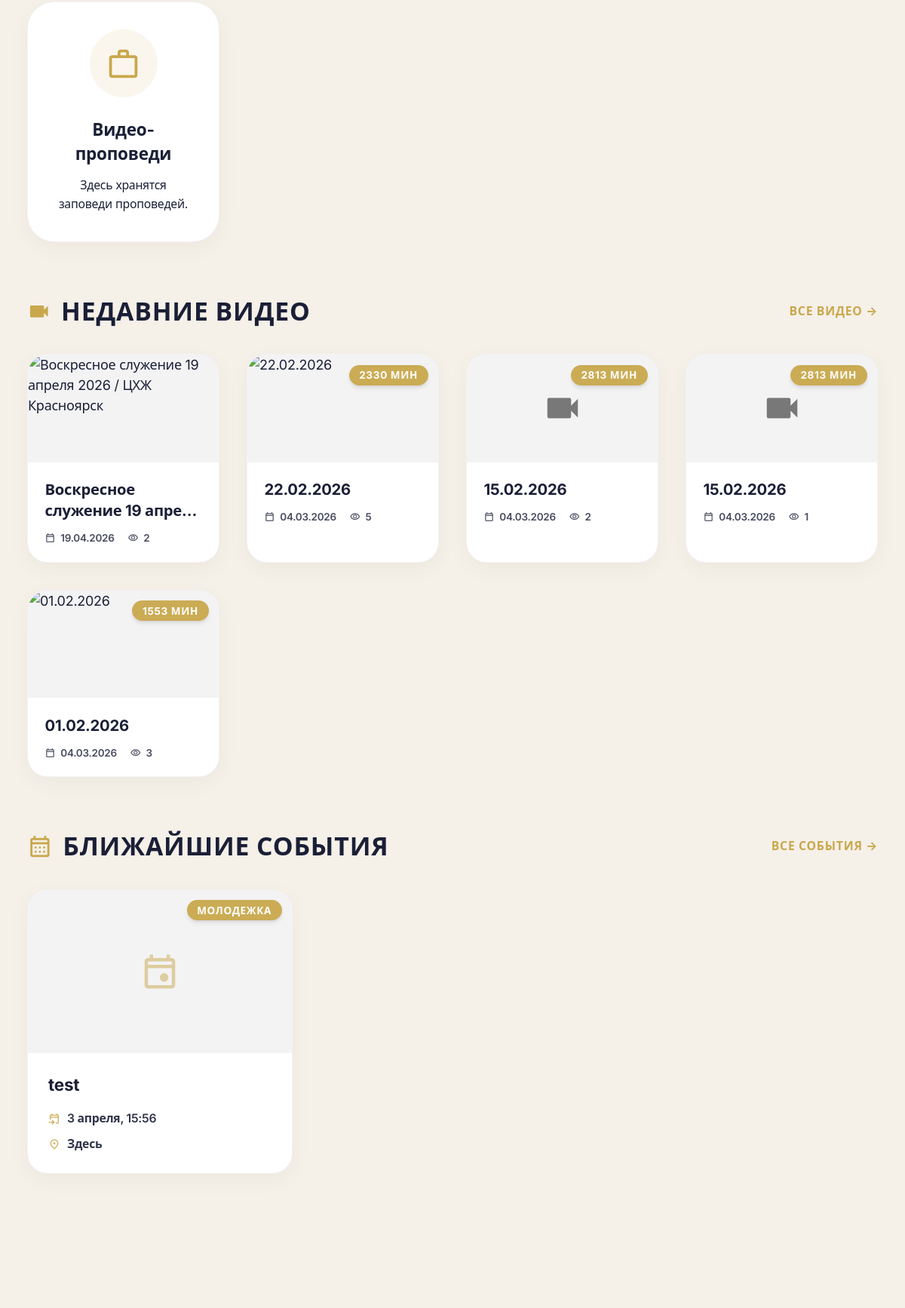
Before: /library/ (middle part) with the older database file.
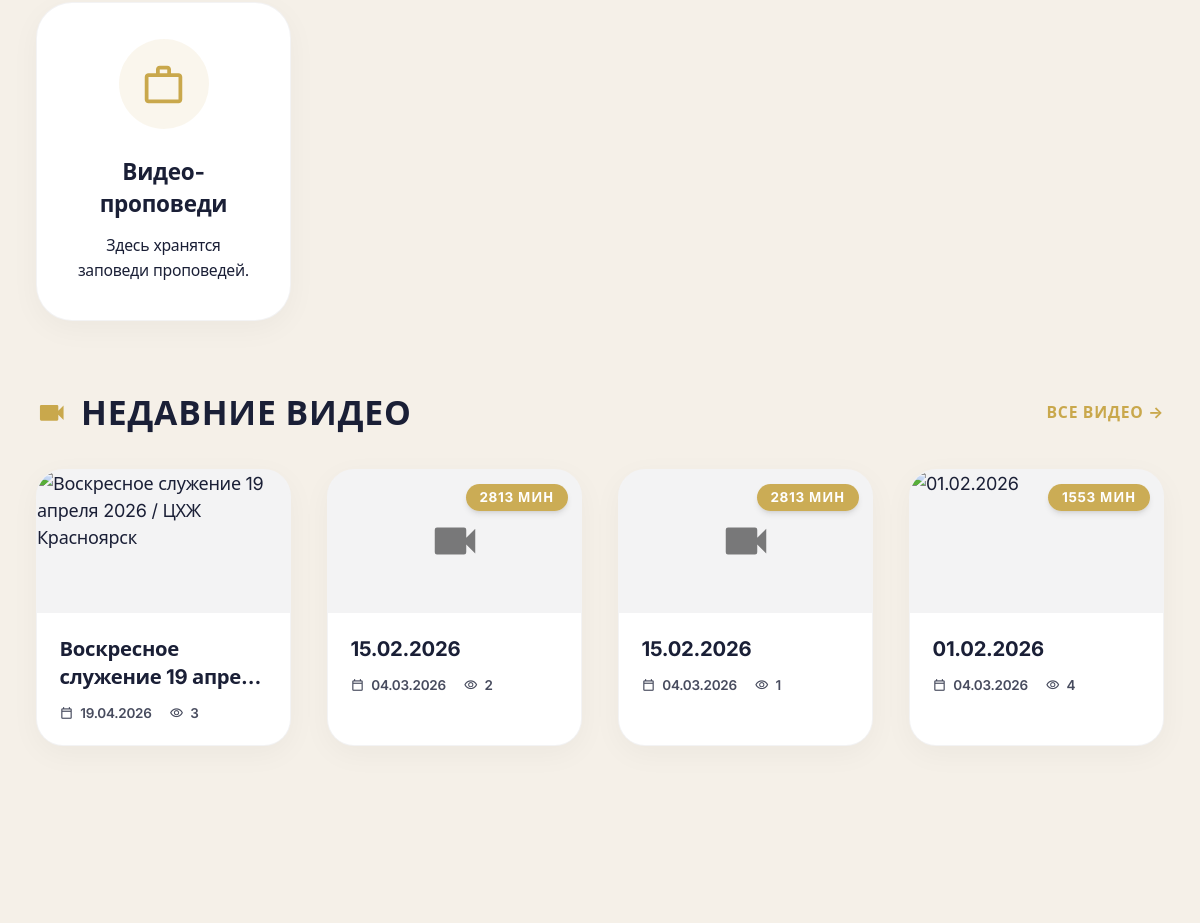
After: the same page with the newer database file.
### church_app/models.py (models this page shows, shortened)
class Category(models.Model):
    CATEGORY_TYPES = [
        ('video', 'Видео'),
        ('bible', 'Чтение Библии'),
        ('events', 'События'),
        ('calendar', 'Календарь'),
        ('kids', 'Детский раздел'),
    ]
    name = models.CharField(max_length=100, verbose_name="Название")
    slug = models.SlugField(unique=True, verbose_name="URL")
    category_type = models.CharField(max_length=20, choices=CATEGORY_TYPES, verbose_name="Тип")
    icon = models.CharField(max_length=50, default='fa-folder', verbose_name="Иконка FontAwesome")
    description = models.TextField(blank=True, verbose_name="Описание")
    image = models.ImageField(upload_to='categories/', blank=True, null=True, verbose_name="Изображение")
    order = models.IntegerField(default=0, verbose_name="Порядок")
    is_active = models.BooleanField(default=True, verbose_name="Активна")
    created_at = models.DateTimeField(auto_now_add=True)
    class Meta:
        ordering = ['order', 'name']
        verbose_name = "Категория"
        verbose_name_plural = "Категории"

class Video(models.Model):
    title = models.CharField(max_length=200, verbose_name="Название")
    description = models.TextField(verbose_name="Описание")
    category = models.ForeignKey(Category, on_delete=models.CASCADE, related_name='videos', limit_choices_to={'category_type': 'video'})
    video_file = models.FileField(upload_to='videos/', blank=True, null=True, verbose_name="Видео файл")
    youtube_url = models.URLField(blank=True, null=True, verbose_name="YouTube ссылка")
    rutube_url = models.URLField(blank=True, null=True, verbose_name="Rutube ссылка")
    thumbnail = models.ImageField(upload_to='video_thumbnails/', blank=True, null=True, verbose_name="Превью")
    duration = models.IntegerField(default=0, help_text="Длительность в секундах", verbose_name="Длительность")
    views_count = models.IntegerField(default=0, verbose_name="Просмотры")
    is_featured = models.BooleanField(default=False, verbose_name="Рекомендуемое")
    order = models.IntegerField(default=0, verbose_name="Порядок")
    is_active = models.BooleanField(default=True, verbose_name="Активно")
    created_at = models.DateTimeField(auto_now_add=True)
    updated_at = models.DateTimeField(auto_now=True)
    class Meta:
        ordering = ['-is_featured', 'order', '-created_at']
        verbose_name = "Видео"
        verbose_name_plural = "Видео"

class Event(models.Model):
    title = models.CharField(max_length=200, verbose_name="Название")
    slug = models.SlugField(max_length=200, unique=True, null=True, blank=True, verbose_name="URL")
    description = models.TextField(verbose_name="Описание")
    event_type = models.CharField(max_length=50, choices=[
        ('service', 'Богослужение'),
        ('youth', 'Молодежка'),
        ('kids', 'Детское служение'),
        ('study', 'Библейский урок'),
        ('prayer', 'Молитвенное собрание'),
        ('special', 'Особое событие'),
    ], default='service', verbose_name="Тип события")
    start_date = models.DateTimeField(verbose_name="Дата начала")
    end_date = models.DateTimeField(verbose_name="Дата окончания")
    location = models.CharField(max_length=200, verbose_name="Место проведения")
    address = models.TextField(blank=True, verbose_name="Адрес")
    image = models.ImageField(upload_to='events/', blank=True, null=True, verbose_name="Изображение")
    max_participants = models.IntegerField(default=0, help_text="0 = без ограничений", verbose_name="Макс. участников")
    is_active = models.BooleanField(default=True, verbose_name="Активно")
    is_featured = models.BooleanField(default=False, verbose_name="Рекомендуемое")
    created_at = models.DateTimeField(auto_now_add=True)
    class Meta:
        ordering = ['start_date']
        verbose_name = "Событие"
        verbose_name_plural = "События"

### church_app/views_library.py (the view)
# urls.py: path('library/', views_library.library_home, name='library_home'),
def library_home(request):
    categories = Category.objects.filter(is_active=True).order_by('order')
    recent_videos = Video.objects.filter(is_active=True).order_by('-created_at')[:6]
    upcoming_events = Event.objects.filter(
        is_active=True,
        end_date__gte=timezone.now()
    ).order_by('start_date')[:3]
    kids_content = KidsContent.objects.filter(is_active=True).order_by('-is_featured', '-created_at')[:4]
    today = timezone.localdate()
    daily_verse = (
        DailyVerse.objects.filter(date=today).first()
        or DailyVerse.objects.order_by('-date').first()
    )
    context = {
        'categories': categories,
        'recent_videos': recent_videos,
        'upcoming_events': upcoming_events,
        'kids_content': kids_content,
        'daily_verse': daily_verse,
    }
    return render(request, 'library/home.html', context)

### templates/library/home.html (shortened to what the changed rows need)
{% extends "base.html" %}
{% load static %}
{% block main_class %}flex-grow relative bg-background-light{% endblock %}
{% block content %}
<div class="max-w-7xl mx-auto px-4 sm:px-6 lg:px-8 py-16 pb-24">
    {% if categories %}
    <div class="grid grid-cols-1 sm:grid-cols-2 lg:grid-cols-4 gap-6 sm:gap-8 mb-16">
        {% for category in categories %}
        <a href="{% url 'library_category' category.slug %}" class="group bg-white rounded-[2rem] p-8 text-center border border-navy/5 shadow-[0_8px_30px_rgba(0,0,0,0.04)] hover:-translate-y-2 hover:shadow-[0_20px_40px_rgba(0,0,0,0.08)] hover:border-primary transition-all duration-300">
            <div class="w-20 h-20 mx-auto bg-primary/10 rounded-full flex items-center justify-center mb-6 group-hover:bg-primary transition-colors duration-300">
                <svg class="w-10 h-10 text-primary fill-current group-hover:text-white transition-colors duration-300" viewBox="0 0 24 24">
                    {% if category.icon == 'fa-video' %}
                    <path d="M17 10.5V7a1 1 0 0 0-1-1H4a1 1 0 0 0-1 1v10a1 1 0 0 0 1 1h12a1 1 0 0 0 1-1v-3.5l4 4v-11l-4 4z"/>
                    {% elif category.icon == 'fa-bible' %}
                    <path d="M4 6H2v14c0 1.1.9 2 2 2h14v-2H4V6zm16-4H8c-1.1 0-2 .9-2 2v12c0 1.1.9 2 2 2h12c1.1 0 2-.9 2-2V4c0-1.1-.9-2-2-2z"/>
                    {% elif category.icon == 'fa-calendar' %}
                    <path d="M20 3h-1V1h-2v2H7V1H5v2H4c-1.1 0-2 .9-2 2v16c0 1.1.9 2 2 2h16c1.1 0 2-.9 2-2V5c0-1.1-.9-2-2-2zm0 18H4V8h16v13z"/>
                    {% elif category.icon == 'fa-child' %}
                    <path d="M12 12c-1.1 0-2-.9-2-2s.9-2 2-2 2 .9 2 2-.9 2-2 2zm0 2c-1.66 0-5 1.34-5 4v2h10v-2c0-2.66-3.34-4-5-4z"/>
                    {% else %}
                    <path d="M20 6h-4V4c0-1.1-.9-2-2-2h-4c-1.1 0-2 .9-2 2v2H4c-1.1 0-2 .9-2 2v12c0 1.1.9 2 2 2h16c1.1 0 2-.9 2-2V8c0-1.1-.9-2-2-2zM10 4h4v2h-4V4zm10 16H4V8h16v12z"/>
                    {% endif %}
                </svg>
            </div>
            <h3 class="text-xl font-bold text-navy mb-3">{{ category.name }}</h3>
            <p class="text-txt-sub text-sm leading-relaxed">{{ category.description|truncatechars:80 }}</p>
        </a>
        {% endfor %}
    </div>
    {% endif %}
    {% if recent_videos %}
    <div class="flex items-center justify-between gap-4 mb-8 flex-wrap">
        <div class="flex items-center gap-3">
            <h2 class="text-2xl sm:text-3xl font-bold text-navy uppercase tracking-wide">Недавние видео</h2>
        </div>
    </div>
    <div class="grid grid-cols-1 sm:grid-cols-2 lg:grid-cols-4 gap-6 sm:gap-8 mb-16">
        {% for video in recent_videos %}
        <a href="{% url 'video_detail' video.id %}" class="group bg-white rounded-3xl overflow-hidden border border-navy/5 shadow-[0_8px_30px_rgba(0,0,0,0.04)] hover:-translate-y-1.5 hover:shadow-[0_20px_40px_rgba(0,0,0,0.08)] hover:border-primary transition-all duration-300">
            <div class="relative aspect-video bg-navy/5 flex items-center justify-center overflow-hidden">
                {% if video.duration %}
                <div class="absolute top-3 right-3 bg-primary/95 text-white px-3 py-1 rounded-full text-xs font-bold uppercase tracking-wider backdrop-blur-sm shadow-md">
                    {{ video.duration }} мин
                </div>
                {% endif %}
            </div>
            <div class="p-5">
                <div class="font-bold text-navy text-lg mb-3 line-clamp-2 leading-snug group-hover:text-primary transition-colors">{{ video.title }}</div>
                <div class="flex items-center gap-4 text-xs font-semibold text-txt-sub opacity-80">
                    <span class="flex items-center gap-1.5">
                        <span class="material-symbols-outlined text-[14px]">calendar_today</span>
                        {{ video.created_at|date:"d.m.Y" }}
                    </span>
                    <span class="flex items-center gap-1.5">
                        <span class="material-symbols-outlined text-[14px]">visibility</span>
                        {{ video.views_count }}
                    </span>
                </div>
            </div>
        </a>
        {% endfor %}
    </div>
    {% endif %}
    {% if upcoming_events %}
    <div class="flex items-center justify-between gap-4 mb-8 flex-wrap">
        <div class="flex items-center gap-3">
            <span class="material-symbols-outlined text-primary text-3xl">calendar_month</span>
            <h2 class="text-2xl sm:text-3xl font-bold text-navy uppercase tracking-wide">Ближайшие события</h2>
        </div>
        <a href="{% url 'events_list' %}" class="text-primary font-bold uppercase tracking-wider text-sm hover:text-primary-hover transition-colors">
            Все события &rarr;
        </a>
    </div>
    <div class="grid grid-cols-1 sm:grid-cols-2 lg:grid-cols-3 gap-6 sm:gap-8 mb-16">
        {% for event in upcoming_events %}
        <a href="{% url 'event_detail' slug=event.slug %}" class="group bg-white rounded-3xl overflow-hidden border border-navy/5 shadow-[0_8px_30px_rgba(0,0,0,0.04)] hover:-translate-y-1.5 hover:shadow-[0_20px_40px_rgba(0,0,0,0.08)] hover:border-primary transition-all duration-300">
            <div class="relative h-48 bg-navy/5 flex items-center justify-center overflow-hidden">
                {% if event.image %}
                <img src="{{ event.image.url }}" alt="{{ event.title }}" loading="lazy" class="w-full h-full object-cover group-hover:scale-105 transition-transform duration-500">
                {% else %}
                <span class="material-symbols-outlined text-primary text-5xl opacity-50">event</span>
                {% endif %}
                <div class="absolute top-3 right-3 bg-primary/95 text-white px-3 py-1 rounded-full text-xs font-bold uppercase tracking-wider backdrop-blur-sm shadow-md">
                    {{ event.get_event_type_display }}
                </div>
            </div>
            <div class="p-6">
                <div class="font-bold text-navy text-xl mb-4 line-clamp-2 leading-snug group-hover:text-primary transition-colors">{{ event.title }}</div>
                <div class="flex flex-col gap-2.5 text-sm font-semibold text-txt-sub opacity-90">
                    <span class="flex items-center gap-2">
                        <span class="material-symbols-outlined text-[16px] text-primary">event_upcoming</span>
                        {{ event.start_date|date:"j E, H:i" }}
                    </span>
                    <span class="flex items-center gap-2">
                        <span class="material-symbols-outlined text-[16px] text-primary">location_on</span>
                        {{ event.location|truncatechars:35 }}
                    </span>
                </div>
            </div>
        </a>
        {% endfor %}
    </div>
    {% endif %}
</div>
{% endblock %}

Changed rows visible on the page:
removed Video: duration "2330", title "22.02.2026", created_at "04.03.2026", views_count "5"
removed Event: event_type "МОЛОДЕЖКА", title "test", start_date "3 апреля, 15:56", location "Здесь"
changed Video "Воскресное служение 19…": views_count "2" → "3"
changed Video (number 4 of 4 on the later page): views_count "3" → "4"
Other visible differences:
text no longer shown: "БЛИЖАЙШИЕ СОБЫТИЯ ВСЕ СОБЫТИЯ →"
